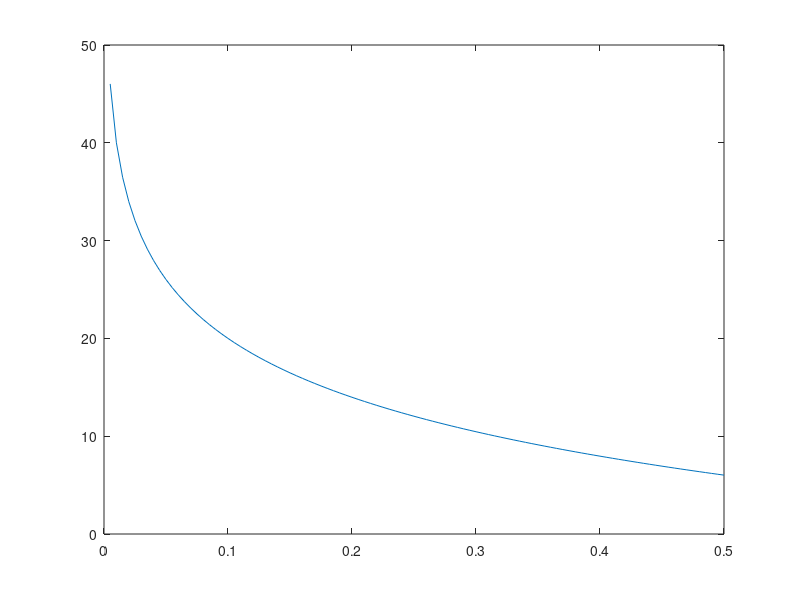

This chart was generated by the following MATLAB code:
clc;clear;
%% The result would be the same both for the L_CD and L_NA
Loss=zeros(1,101);
for i=1:101
    Loss(1,i)=-10*log10(((i-1)*0.005)^2);
end
plot(0:0.005:0.5,Loss)